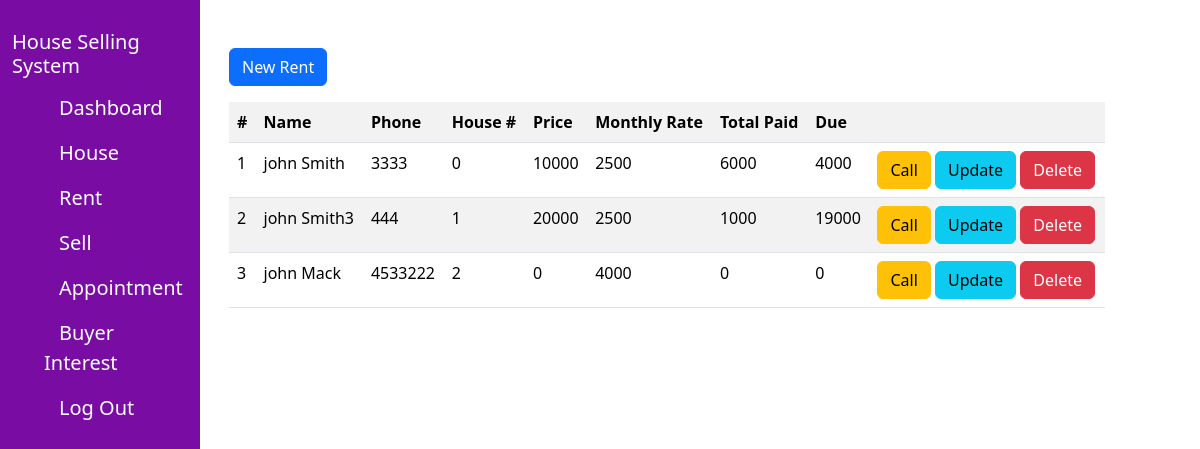
Page /View/rent.php on the committed database.
### tables this page shows
CREATE TABLE `rent` (
  `id` int(25) NOT NULL,
  `buyer_name` varchar(255) NOT NULL,
  `buyer_phone` int(25) NOT NULL,
  `house` int(25) NOT NULL,
  `monthly_cost` int(25) NOT NULL,
  `paid` int(25) NOT NULL,
  `price` int(25) NOT NULL
);

### Model/rentModel.php (called while the page is built)
<?php
    include('db.php');
    $sql="SELECT * FROM rent";
    $query = mysqli_query($conn,$sql);
    $result = mysqli_num_rows($query);
    $count =0;
?>

### View/rent.php (the view, shortened to what this page needs)
<!DOCTYPE html>
<html lang="en">
<head>
    <link href="https://cdn.jsdelivr.net/npm/bootstrap@5.3.2/dist/css/bootstrap.min.css" rel="stylesheet">
    <link rel="stylesheet" href="../style.css">
</head>
<body>
    <div class="container-fluid">
       <div class="row">
        <div class="col-lg-2 left-part">
            <div class="left-part-content">
                <?php include('menu.php');?>
            </div>
        </div>
        <div class="col-lg-1"></div>
        <div class="col-lg-9 right-part">
            <a href="add-rent.php" class="btn btn-primary">New Rent</a>
            <table class="table table-striped mt-3">
            <?php include('../Model/rentModel.php');
                if($result>0){
                ?>
                <tr>
                    <th>#</th>
                    <th>Name</th>
                    <th>Phone</th>
                    <th>House #</th>
                    <th>Price</th>
                    <th>Monthly Rate</th>
                    <th>Total Paid</th>
                    <th>Due</th>
                    <th></th>
                </tr>
                <?php $total =0;
                while($row= mysqli_fetch_assoc($query)){
                    $count++;?>
                    <tr>
                        <td><?php echo $count;?></td>
                        <td><?php echo $row['buyer_name'];?></td>
                        <td><?php echo $row['buyer_phone'];?></td>
                        <td><?php echo $row['house'];?></td>
                        <td><?php echo $row['price'];?></td>
                        <td><?php echo $row['monthly_cost'];?></td>
                        <td><?php echo $row['paid'];?></td>
                        <td><?php echo $row['price'] - $row['paid'];?></td>
                        <td>
                            <a href="tel:<?php echo $row['buyer_phone'];?>" class="btn btn-warning">Call</a>
                            <a href="edit-rent.php?id=<?php echo $row['id'];?>"  class="btn btn-info">Update</a>
                            <a href="#" data-id="<?php echo $row['id'];?>" class="btn btn-danger dlt-btn">Delete</a>
                        </td>
                    </tr>
                <?php } }else{echo "No Appointment";}?>
            </table>
        </div>
       </div>
    </div>
</body>
</html>

### style.css (style rules this page uses)
* { margin: 0; }
.left-part { background: #790da3; height: 100%; position: fixed; color: white; padding-top: 30px; }
.right-part { margin-left: 117px; margin-top: 48px; }

### rows in the picture
rent: buyer_name "john Smith", buyer_phone "3333", house "0", price "10000", monthly_cost "2500", paid "6000", $row['price'] - $row['paid'] "4000"
rent: buyer_name "john Smith3", buyer_phone "444", house "1", price "20000", monthly_cost "2500", paid "1000", $row['price'] - $row['paid'] "19000"
rent: buyer_name "john Mack", buyer_phone "4533222", house "2", price "0", monthly_cost "4000", paid "0", $row['price']-$row['paid'] "0"
